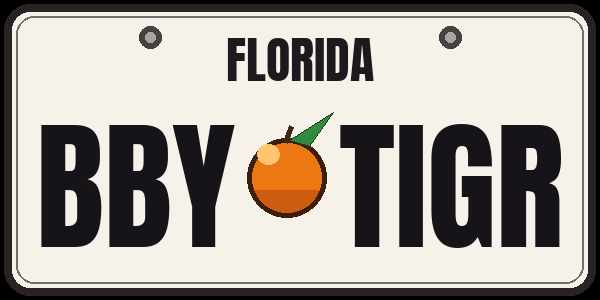
#> input picture video-projects/unlocking-ai-miami-takeover/assets/plates/BBY_TIGR_florida_plate.png, 600 x 300 px
$ python ep06_sh16a_fix.py ../assets/plates/BBY_TIGR_florida_plate.png ../assets/plates/BBY_TIGR_florida_plate.png
#> lines starting #> are read from the running program, lines starting #| are printed output that depends on the picture; after the words box and inside, x2 and y2 are one past the last pixel; in counts of white or black regions, pixels touching at a corner belong together
"""SH16A post fixes (user 2026-11-28): (1) garbled BBY TIGR plate -> BBY [orange] TIGR artwork
(scripts/ep06_bby_tigr_plate.py) on a smoothed plate track (cubic fit, no jitter), tinted to the scene light; (2) blurred stabilisation edge at left -> constant 1.14x zoom
anchored right (crop CROP_L px off the left), so the frame stays locked.
Usage: python3 scripts/ep06_sh16a_fix.py in_stab.mp4 out.mp4"""
import os, sys, subprocess
import cv2, numpy as np
ROOT = os.path.dirname(os.path.dirname(os.path.abspath(__file__)))
src, out = sys.argv[1], sys.argv[2]
cap = cv2.VideoCapture(src); fps = cap.get(cv2.CAP_PROP_FPS); W = int(cap.get(3)); H = int(cap.get(4))
CROP_L = 95


def find_plate(img, roi):
    x0, y0, x1, y1 = roi
    hsv = cv2.cvtColor(img[y0:y1, x0:x1], cv2.COLOR_BGR2HSV)
    m = ((hsv[..., 2] > 195) & (hsv[..., 1] < 150)).astype(np.uint8)  # warm-white plate; yellow paint is S>180
    m = cv2.morphologyEx(m, cv2.MORPH_CLOSE, np.ones((11, 11), np.uint8))
    n, lab, st, _ = cv2.connectedComponentsWithStats(m)
    best = None
    for i in range(1, n):
        x, y, w, h, a = st[i]
        if h > 8 and 1.5 < w / h < 2.8 and a > 0.5 * w * h and (best is None or a > best[4]):
            best = (x + x0, y + y0, w, h, a)
    return best


art = cv2.imread(os.path.join(ROOT, "assets/plates/BBY_TIGR_florida_plate.png"), cv2.IMREAD_UNCHANGED).astype(np.float32)
art_rgb, art_a = art[..., :3], art[..., 3:] / 255.0
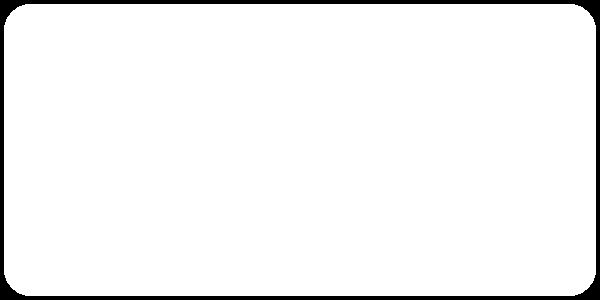
#> art_a: shape (300, 600, 1) float32; values 0 (black) and 1 (white), 95.7% white; 1 black region, box (x1, y1, x2, y2) and area: (0, 0, 600, 300) 7736
BG = np.array([234, 242, 246], np.float32)      # artwork plate colour (BGR)
frames = []
while True:
    ok, f = cap.read()
    if not ok: break
    frames.append(f)
# pass 1: detect the plate every frame
det, prev = [], None
for f in frames:
    roi = (200, 600, W, 1150) if prev is None else (max(prev[0] - 60, 0), max(prev[1] - 60, 0), min(prev[0] + prev[2] + 60, W), min(prev[1] + prev[3] + 60, H))
    b = find_plate(f, roi)
    if b is not None and (prev is None or abs(b[2] - prev[2]) < 0.25 * prev[2]):
        prev = b
        x, y, w, h = [float(v) for v in b[:4]]
        px = f[int(y):int(y + h), int(x):int(x + w)].reshape(-1, 3)
        tint = np.median(px[px.max(1) > 190], 0)       # plate paint only, not the lettering
        det.append((len(det), x + w / 2, y + h / 2, w, h, *tint))
    else:
        det.append(None)
idx = np.array([d[0] for d in det if d is not None]); val = np.array([d[1:] for d in det if d is not None])
# pass 2: smooth trajectories (cubic fit over the used window +-) -> no per-frame jitter
win = (idx >= 0) & (idx <= 60)
fit = [np.polyfit(idx[win], val[win, k], 3) for k in range(val.shape[1])]
p = subprocess.Popen(["ffmpeg", "-v", "error", "-y", "-f", "rawvideo", "-pix_fmt", "bgr24", "-s", f"{W}x{H}", "-r", str(fps), "-i", "-",
                      "-c:v", "libx264", "-crf", "15", "-pix_fmt", "yuv420p", out], stdin=subprocess.PIPE)
ch = int(round((W - CROP_L) * H / W)); cy = (H - ch) // 2
resid = []
for i, f in enumerate(frames):
    if i <= 60:
        cx, cyy, w, h, *tint = [np.polyval(c, i) for c in fit]
        if det[i] is not None:
            resid.append(abs(det[i][1] - cx) + abs(det[i][2] - cyy))
        w, h = w * 1.06, h * 1.08                  # cover the old plate edge fully
        sx, sy = w / art.shape[1], h / art.shape[0]
        M = np.float32([[sx, 0, cx - w / 2], [0, sy, cyy - h / 2]])
        rgb = cv2.warpAffine(art_rgb, M, (W, H), flags=cv2.INTER_AREA)
        al = cv2.warpAffine(art_a, M, (W, H), flags=cv2.INTER_LINEAR)[..., None]
        rgb = rgb * (np.array(tint, np.float32) / BG)            # match the scene light on the plate
        f = (f * (1 - al) + rgb * al).astype(np.uint8)
    f = cv2.resize(f[cy:cy + ch, CROP_L:], (W, H), interpolation=cv2.INTER_CUBIC)
    p.stdin.write(f.tobytes())
p.stdin.close(); p.wait()
print(out, len(frames), "frames; detections in window:", int(win.sum()), "mean |detection - smooth| px:", round(float(np.mean(resid)), 2))
